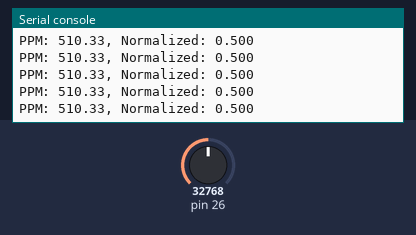
Recording of a program running on a simulated MicroPython board. Shown: the last lines printed to the serial console. Inputs (shaded band) come from the test bench; at power-on: pin 26 = 32768 (analog values on the 0–65535 scale). Library files of the repository ran but are not shown: gas_detection_sensor.py.

Above: at 1.2 s.
1.3 s: pin 26 set to 45874
At 1.33 s:
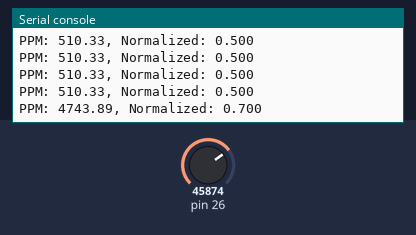
2.8 s: pin 26 set to 57670
At 2.8 s:
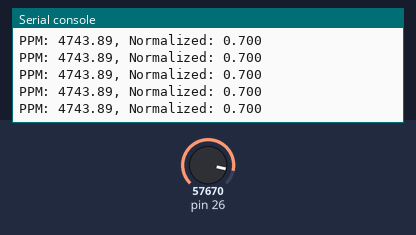
Timing chart, 0 to 5.8 s (numbered marks = the images above; inputs shaded):
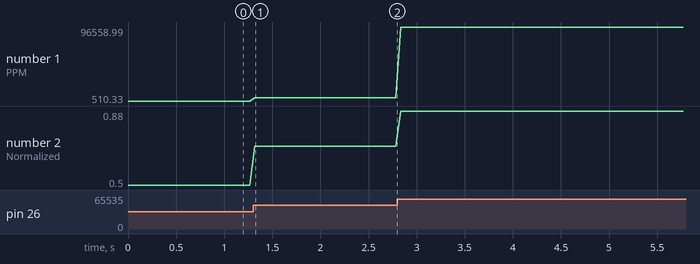

Measured:
- after the input at 1.3 s, the serial console: prints a new line at once (image 1)
- plotted number 1: 510.33 → 4743.89 after the input at 1.3 s, 4743.89 → 96558.99 after the input at 2.8 s
- plotted number 2: 0.5 → 0.7 after the input at 1.3 s, 0.7 → 0.88 after the input at 2.8 s

The program:

main.py
```python
import time

from lib.gas_detection_sensor import GasDetectionSensor


sensor = GasDetectionSensor(26)

while True:
    value = sensor.read()

    print("PPM: {:.2f}, Normalized: {:.3f}".format(
        value["ppm"],
        value["normalized"])
    )

    time.sleep(0.05)
```
